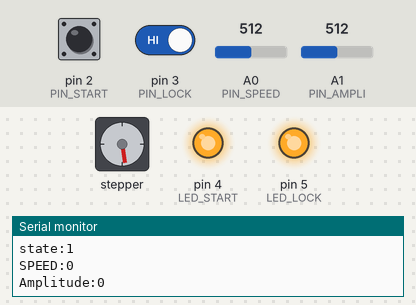
Bench run of a sketch on a simulated Arduino Uno, built with avr-gcc and run on an emulated ATmega328P. Shown: stepper motor, output pins drawn as LEDs (lit = HIGH), the last lines printed to the serial monitor. Inputs (shaded band) come from the test bench; at power-on: pin 2 (PIN_START) HIGH, pin 3 (PIN_LOCK) HIGH, A0 (PIN_SPEED) = 512, A1 (PIN_AMPLI) = 512. Stepper angles assume 200 steps per turn.

Above: at 3.1 s.
3.2 s: pin 2 (PIN_START) pulled LOW for 0.15 s
At 6.0 s:
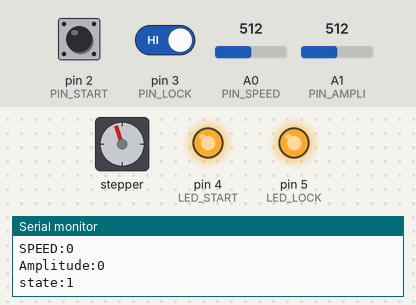
6.3 s: pin 3 (PIN_LOCK) driven LOW
At 6.48 s:
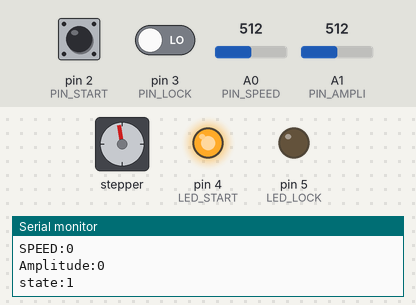
9.3 s: pin 3 (PIN_LOCK) driven HIGH
At 10.17 s:
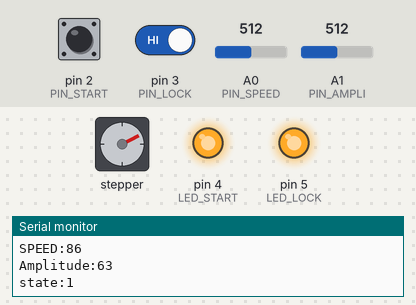
12.3 s: pin 2 (PIN_START) pulled LOW for 1 s
At 22.38 s:
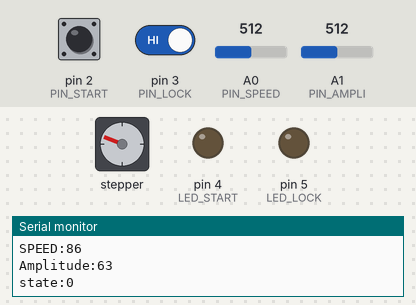
Timing chart, 0 to 25.2 s (numbered marks = the images above; inputs shaded):
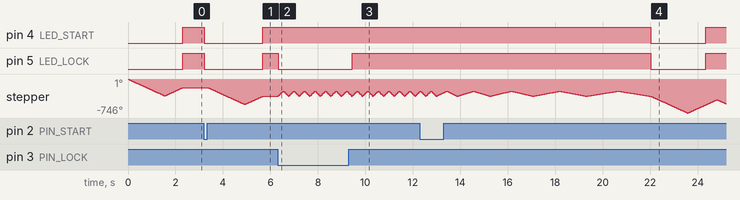

The sketch:

EtchingAgitator.ino
```cpp
/* Thankz to http://www.pellinglab.net */

#include <Stepper.h>

const int stepsPerRevolution  = 200;
const int PIN_START           = 2;            // Start/Stop button
const int PIN_LOCK            = 3;            // Lock/Unlock button pin
const int LED_START           = 4;            // Start/Stop button
const int LED_LOCK            = 5;            // Lock/Unlock button pin

const int PIN_SPEED           = 0;            // Analog pin for Speed
const int PIN_AMPLI           = 1;            // Analog pin for Amplitude

const int STOP_SPEED          = 6;            // To stop faster, then set to 3 below

int speedVal                  = 0;            // Stepper motor speed, controlled by pot on A0
int ampliVal                  = 0;            // Stepper motor  amplitude, controlled by pot on A1
int shakerState               = LOW;
int lockState                 = LOW;          // Current reading from the input PIN_LOCK
int startState                = LOW;          // Current reading from the input PIN_START
int lastLockState             = LOW;          // previous state of the LOCK button

Stepper agitateStepper(stepsPerRevolution, 8, 9, 10, 11); // Set PINS from L293D IC to Arduino (8,9,10,11) PINS

void setup() {
  pinMode(PIN_AMPLI, INPUT);
  pinMode(PIN_SPEED, INPUT);
  pinMode(PIN_START, INPUT);
  pinMode(PIN_LOCK, INPUT);
  pinMode(LED_START, OUTPUT);
  pinMode(LED_LOCK, OUTPUT);
  Serial.begin(9600);
}

void loop() {
  startCheck();               // Check 2 Buttons state (LOCK and START buttons)
  if (shakerState == HIGH) {
    for (int i = 0; i < 2; i++) {
      if (i == 0) {
        if (lockState == LOW) {     // If not LOCK then
          setttingsCheck();         // get Speed & Amplitude from Analog PINs
        }
        agitateStepper.step(ampliVal);// Set amplitude value
      } else {
        if (lockState == LOW) {     // If not LOCK then
          setttingsCheck();         // get Speed & Amplitude from Analog PINs
        }
        agitateStepper.step(-ampliVal);
      }
    }
  } else  {
    lockState = LOW;                // Reset lock state if STOP
    digitalWrite(LED_LOCK, lockState);                  // indicates the state by ON/OFF the LED for LOCK
    agitateStepper.setSpeed(0);
    agitateStepper.step(0);
  }
  printValues();
}

void startCheck() {
  lockState = digitalRead(PIN_LOCK);                   // Get state of LOCK button
  startState = digitalRead(PIN_START);                // Get state of START button
  if (startState == LOW && shakerState == 1) {        // If STOP
    for (int i = 1; i <= STOP_SPEED; i++) {           // To avoid an abrupt stop, the speed is slowly decreased
      agitateStepper.setSpeed(speedVal / i);
      agitateStepper.step(ampliVal);
      agitateStepper.step(-ampliVal);
    }
    shakerState = LOW;                                  // Shaker Off
    lockState = LOW;
  } else if (startState == HIGH && shakerState == 0) { // Startup Routine
    agitateStepper.setSpeed(40);                       // Initial default speed
    agitateStepper.step(-205);                         // Move backwards by more than 1 revolution in order to find the start position
    agitateStepper.step(100);                          // Move to middle position of the full range of motion
    shakerState = HIGH;                                   // Shaker On
  } else {
    // Do nothing.
  }
  digitalWrite(LED_START, shakerState);               // indicates the state by ON/OFF the LED for START
  digitalWrite(LED_LOCK, lockState);                // indicates the state by ON/OFF the LED for LOCK
}

void setttingsCheck() {
  speedVal = map(analogRead(PIN_SPEED), 1023, 0, 140, 30);  // Read analog value as SPEED
  ampliVal = map(analogRead(PIN_AMPLI), 1023, 0, 100, 25);  // Read analog value as AMPLITUDE
  agitateStepper.setSpeed(speedVal);
}

void printValues() {
  Serial.print("SPEED:");
  Serial.println(speedVal);
  Serial.print("Amplitude:");
  Serial.println(ampliVal);
  Serial.print("state:");
  Serial.println(shakerState);
}
```

Measured:
- after the input at 3.2 s, pin 4 (LED_START), pin 5 (LED_LOCK): HIGH → LOW at once, → HIGH 2.5 s later; stepper: turns 369° counter-clockwise in 1.5 s, then 180° clockwise in 0.73 s
- after the input at 6.3 s, pin 5 (LED_LOCK): HIGH → LOW at once; stepper: -378° → -369° at once, then repeats every 0.45 s: -351° 0.04 s, -333° 0.04 s, -315° 0.04 s, -297° 0.04 s, -279° 0.04 s, -265° 0.03 s, -283° 0.04 s, -301° 0.04 s, -319° 0.04 s, -337° 0.04 s, -355° 0.04 s, -373° 0.03 s, -369° 0.04 s
- after the input at 9.3 s, pin 5 (LED_LOCK): LOW → HIGH after 0.14 s
- after the input at 12.3 s, pin 4 (LED_START), pin 5 (LED_LOCK): HIGH → LOW after 9.7 s, → HIGH 2.3 s later
- by itself, stepper: turns 368° counter-clockwise in 1.5 s, then 179° clockwise in 0.76 s
